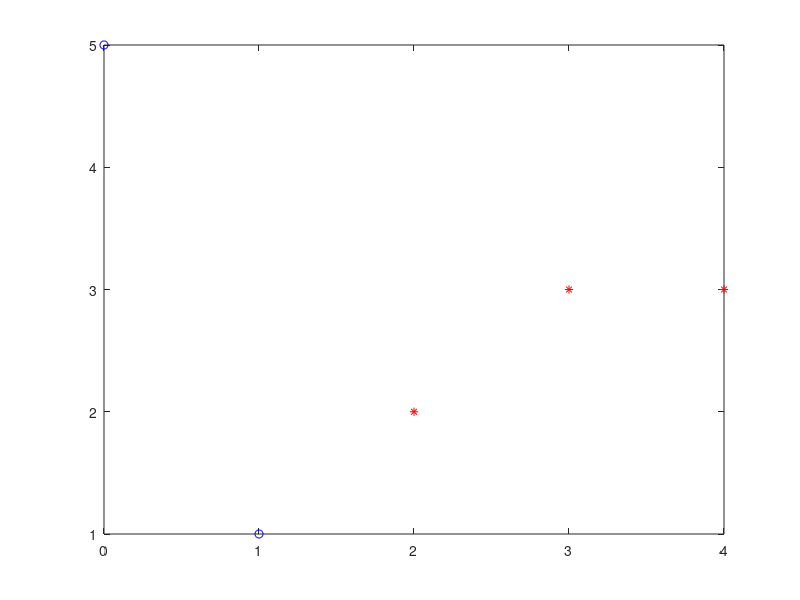

The MATLAB script that drew this image: (Note: this script raises an error after producing the figure.)
%算法实际实现
clc
%指定输入空间
X = [3,3 ; 4,3 ; 1,1 ;2,2 ;0,5];
%指定输出空间
y = [1,1,-1 ,1,-1];
lr = 0.5;
iter = 500;

%求解y的列长度
n = size(y,2);

%绘制出特征空间中的实例点

for j = 1:n
    %绘制正实例点
    if y(j) == 1
        plot(X(j,1),X(j,2),'r*');
    end
    %绘制负实例点
    if y(j) == -1
        plot(X(j,1),X(j,2),'bo');
    end
    %该语句可以在原图的基础上绘制新的图像，不加则只能看到最后一个点
    hold on
end

%调用函数更新参数
[W,b] = Perceptron(X,y,lr,iter);

xlabel =linspace(0,5,500);
%将X(2)看成因变量，X（1）看作自变量，故可以得出算法绘制出的超平面
ylabel = -(W(1)/W(2))*xlabel -b/W(2);
plot(xlabel,ylabel);

